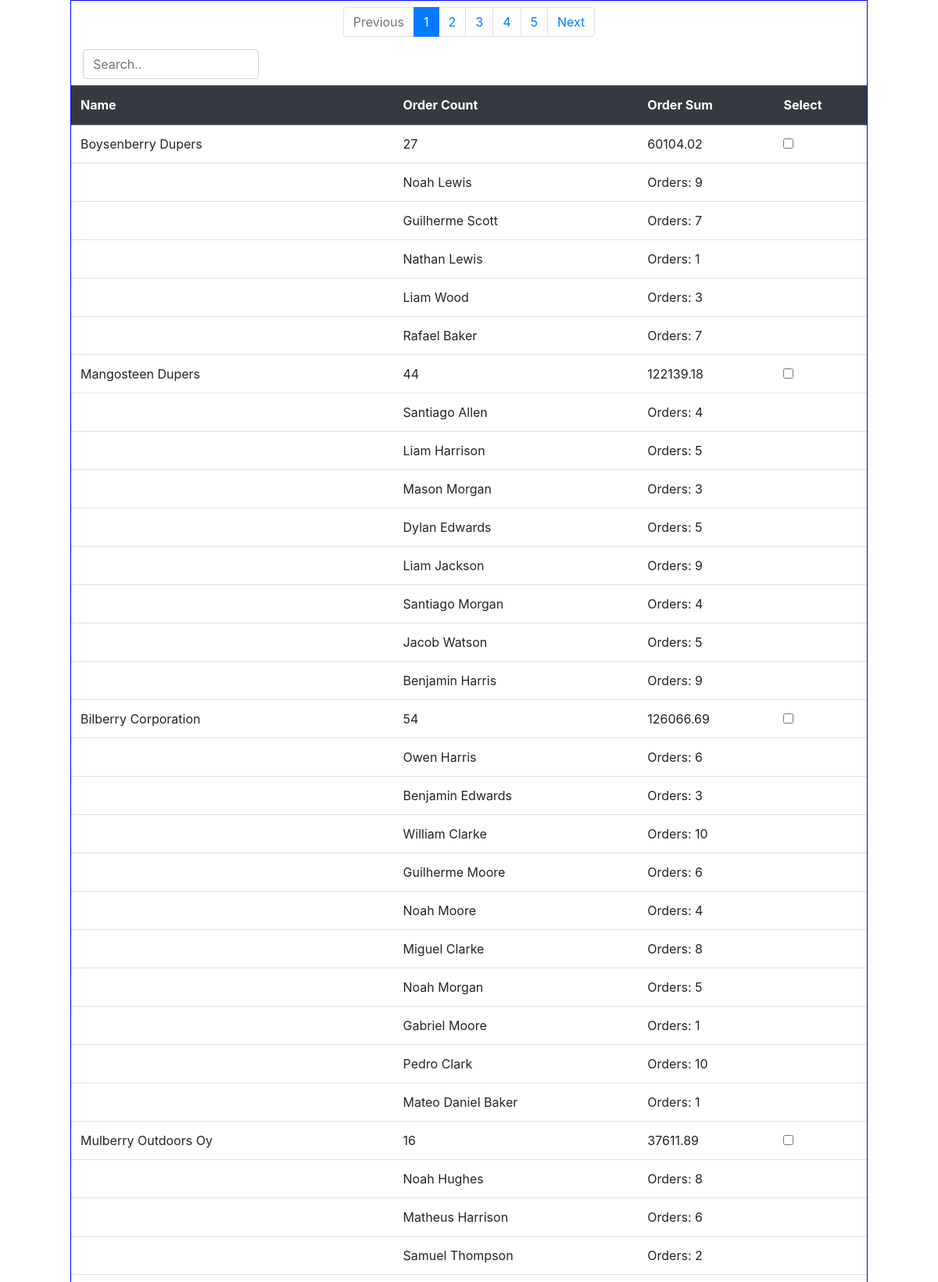
The page / (upper part) on the database its author committed.
### mailer/models.py (models this page shows, shortened)
class Company(models.Model):
    name = models.CharField(max_length=150)
    bic = models.CharField(max_length=150, blank=True)

class Contact(models.Model):
    company = models.ForeignKey(
        Company, related_name="contacts", on_delete=models.PROTECT)
    first_name = models.CharField(max_length=150)
    last_name = models.CharField(max_length=150, blank=True)
    email = models.EmailField()

### mailer/views.py (the view)
# urls.py: url(r'^$', IndexView.as_view(), name="index"),
class IndexView(ListView):
    template_name = "mailer/index.html"
    contacts_with_orders = Prefetch(
        'contacts',
        queryset=Contact.objects.annotate(order_count=Count('orders'))
    )
    queryset = (Company.objects
                    .prefetch_related(contacts_with_orders)
                    .annotate(order_sum=Sum('orders__total'),
                              order_count=Count('orders'))
                    )
    paginate_by = 100

### templates/mailer/index.html (shortened to what this page needs)
<!doctype html>
{% load staticfiles %}
<html lang="en">
<head>
    <link rel="stylesheet" href="https://stackpath.bootstrapcdn.com/bootstrap/4.3.1/css/bootstrap.min.css"
>
</head>
<body>
<div style="width:1020px; margin: 0 auto; border:1px solid blue;">
    <div class="table-responsive">
        {% if is_paginated %}
            <nav aria-label="Page navigation example" class="mt-2">
                <ul class="pagination justify-content-center">
                    {% if page_obj.has_previous %}
                        <li class="page-item">
                            <a class="page-link" href="?page={{ page_obj.previous_page_number }}"
                               tabindex="-1">Previous</a>
                        </li>
                    {% else %}
                        <li class="page-item disabled ">
                            <a class="page-link" tabindex="-1">Previous</a>
                        </li>
                    {% endif %}
                    {% for page in paginator.page_range %}
                        <li class="page-item {% if page == page_obj.number %} active {% endif %} ">
                            <a class="page-link" href="?page={{ page }}">{{ page }}</a>
                        </li>
                    {% endfor %}
                    {% if page_obj.has_next %}
                        <li class="page-item">
                            <a class="page-link" href="?page={{ page_obj.next_page_number }}">Next</a>
                        </li>
                    {% else %}
                        <li class="page-item">
                            <a class="page-link inactive">Next</a>
                        </li>
                    {% endif %}
                </ul>
            </nav>
        {% endif %}
        <div class="col-sm-3 mb-2">
            <input id="myInput" class="form-control" type="text" placeholder="Search..">
        </div>
        <table class="table">
            <thead class="thead-dark">
            <tr>
                <th>Name</th>
                <th>Order Count</th>
                <th>Order Sum</th>
                <th>Select</th>
            </tr>
            </thead>
            <tbody id="myTable">
            {% for company in company_list %}
                <tr>
                    <td>{{ company.name }}</td>
                    <td>{{ company.order_count }}</td>
                    <td>{{ company.order_sum|floatformat:2 }}</td>
                    <td><input type="checkbox" name="select{{ company.pk }}" id=""></td>
                </tr>
                {% for contact in company.contacts.all %}
                    <tr>
                        <td>&nbsp;</td>
                        <td>{{ contact.first_name }} {{ contact.last_name }}</td>
                        <td>Orders: {{ contact.order_count }}</td>
                        <td></td>
                    </tr>
                {% endfor %}
            {% endfor %}
            </tbody>
        </table>
    </div>
</div>
</body>
</html>

### rows shown on the page
Company: name "Boysenberry Dupers", order_count "27", order_sum "60104.02"
Contact: first_name "Noah", last_name "Lewis", order_count "9"
Contact: first_name "Guilherme", last_name "Scott", order_count "7"
Contact: first_name "Nathan", last_name "Lewis", order_count "1"
Contact: first_name "Liam", last_name "Wood", order_count "3"
Contact: first_name "Rafael", last_name "Baker", order_count "7"
Company: name "Mangosteen Dupers", order_count "44", order_sum "122139.18"
Contact: first_name "Santiago", last_name "Allen", order_count "4"
Contact: first_name "Liam", last_name "Harrison", order_count "5"
Contact: first_name "Mason", last_name "Morgan", order_count "3"
Contact: first_name "Dylan", last_name "Edwards", order_count "5"
Contact: first_name "Liam", last_name "Jackson", order_count "9"
Contact: first_name "Santiago", last_name "Morgan", order_count "4"
Contact: first_name "Jacob", last_name "Watson", order_count "5"
Contact: first_name "Benjamin", last_name "Harris", order_count "9"
Company: name "Bilberry Corporation", order_count "54", order_sum "126066.69"
Contact: first_name "Owen", last_name "Harris", order_count "6"
Contact: first_name "Benjamin", last_name "Edwards", order_count "3"
Contact: first_name "William", last_name "Clarke", order_count "10"
Contact: first_name "Guilherme", last_name "Moore", order_count "6"
Contact: first_name "Noah", last_name "Moore", order_count "4"
Contact: first_name "Miguel", last_name "Clarke", order_count "8"
Contact: first_name "Noah", last_name "Morgan", order_count "5"
Contact: first_name "Gabriel", last_name "Moore", order_count "1"
Contact: first_name "Pedro", last_name "Clark", order_count "10"
Contact: first_name "Mateo Daniel", last_name "Baker", order_count "1"
Company: name "Mulberry Outdoors Oy", order_count "16", order_sum "37611.89"
Contact: first_name "Noah", last_name "Hughes", order_count "8"
Contact: first_name "Matheus", last_name "Harrison", order_count "6"
Contact: first_name "Samuel", last_name "Thompson", order_count "2"

### other values the page prints
{{ page }} "1" "2" "3" "4" "5"
